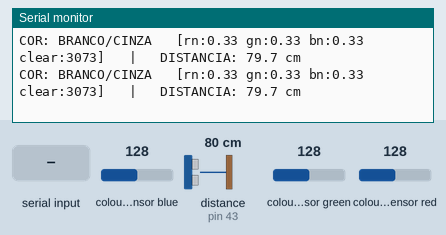
The sketch below on a simulated Arduino Mega 2560, built with avr-gcc and run on an emulated ATmega2560. Shown: the last lines printed to the serial monitor. Wiring (inferred from the names in the program): ultrasonic range finder: trigger pin 41; echo pin 43. The inputs (shaded band) are chosen by the test bench; at power-on: colour sensor blue 128, colour sensor green 128, distance to the obstacle (sensor on pin 43) 80 cm, colour sensor red 128. The echo pulse lasts 58.3 µs per cm.

Above: at 1.2 s.
1.3 s: colour sensor blue set to 5
At 2.03 s:
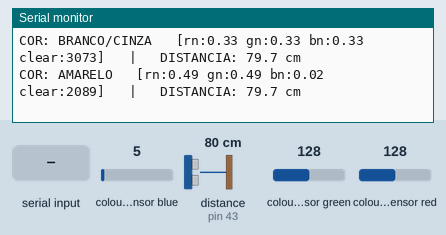
3.6 s: "r" received over Serial
At 4.1 s:
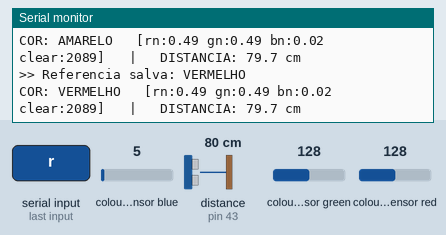
5.3 s: colour sensor green set to 5
At 5.76 s:
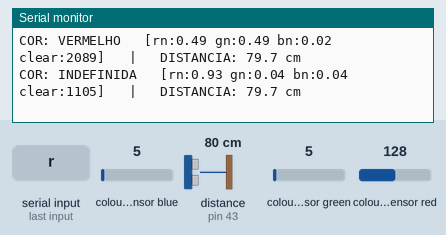
7.4 s: distance to the obstacle (sensor on pin 43) set to 35 cm
At 7.41 s:
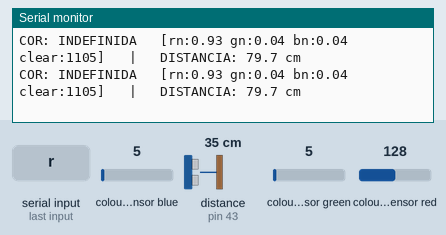
10.4 s: "g" received over Serial
At 11.06 s:
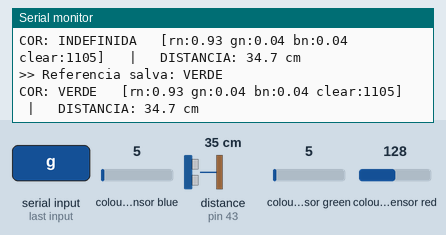

The sketch:

teste_sensores.ino
```cpp
/*
  =====================================================================
  Teste de sensores: COR (TCS34725) + DISTANCIA (HC-SR04)
  Placa: Arduino Mega 2560
  ---------------------------------------------------------------------
  Ligacoes:
    TCS34725 : VIN->5V   GND->GND   SDA->20   SCL->21
    HC-SR04  : VCC->5V   GND->GND   Trig->41  Echo->43
  ---------------------------------------------------------------------
  Cores reconhecidas: VERMELHO, VERDE, AZUL, AMARELO
  ---------------------------------------------------------------------
  Abra o Monitor Serial em 115200 baud.

  CALIBRACAO (recomendada) - aponte o sensor para cada cor, a uns
  1-2 cm de distancia, e envie pela Serial a tecla correspondente:
      r  -> salva a referencia do VERMELHO
      g  -> salva a referencia do VERDE
      b  -> salva a referencia do AZUL
      y  -> salva a referencia do AMARELO
      p  -> mostra as referencias atuais
  As referencias ficam na memoria ate desligar/resetar o Arduino.
  =====================================================================
*/

#include <Wire.h>
#include "Adafruit_TCS34725.h"

// ----------------------- Configuracoes -------------------------------
const uint8_t TRIG_PIN = 41;
const uint8_t ECHO_PIN = 43;

// Sensor de cor. Se o canal "clear" ficar perto de 65535 (saturado),
// troque TCS34725_GAIN_4X por TCS34725_GAIN_1X.
Adafruit_TCS34725 tcs = Adafruit_TCS34725(TCS34725_INTEGRATIONTIME_50MS,
                                          TCS34725_GAIN_4X);

// Limiares - ajuste observando os numeros impressos no Serial.
const uint16_t CLEAR_MIN = 60;     // abaixo disso: escuro / sem objeto
const float    SAT_MIN   = 0.045;  // abaixo disso: superficie branca/cinza
const float    DIST_MAX  = 0.20;   // acima disso: cor nao reconhecida

// ----------------------- Referencias de cor --------------------------
// Cada cor e guardada como cromaticidade [rn, gn, bn] (somam ~1), o que
// deixa a leitura quase independente do brilho. Os valores abaixo sao
// aproximados: CALIBRE pela Serial para ter boa precisao.
const char* nomeCor[4] = { "VERMELHO", "VERDE", "AZUL", "AMARELO" };
float refCor[4][3] = {
  { 0.55, 0.27, 0.18 },   // VERMELHO
  { 0.27, 0.50, 0.23 },   // VERDE
  { 0.22, 0.33, 0.45 },   // AZUL
  { 0.45, 0.42, 0.13 }    // AMARELO
};

// =====================================================================
void setup() {
  Serial.begin(115200);
  while (!Serial) delay(10);

  pinMode(TRIG_PIN, OUTPUT);
  pinMode(ECHO_PIN, INPUT);
  digitalWrite(TRIG_PIN, LOW);

  Wire.begin();
  if (!tcs.begin()) {
    Serial.println(F("ERRO: TCS34725 nao encontrado. Cheque SDA(20)/SCL(21)/5V/GND."));
    while (1) delay(10);
  }

  Serial.println(F("=== Teste TCS34725 + HC-SR04 ==="));
  Serial.println(F("Calibre enviando r/g/b/y apontando cada cor. 'p' mostra as referencias."));
  Serial.println();
}

// ------------------- Leitura do sensor de cor ------------------------
// Devolve a cromaticidade (rn, gn, bn) e o canal clear.
void lerCor(float &rn, float &gn, float &bn, uint16_t &clear) {
  uint16_t r, g, b, c;
  tcs.getRawData(&r, &g, &b, &c);   // ja aguarda o tempo de integracao
  clear = c;
  float soma = (float)r + (float)g + (float)b;
  if (soma < 1.0) soma = 1.0;       // evita divisao por zero
  rn = r / soma;
  gn = g / soma;
  bn = b / soma;
}

// Indice da referencia mais proxima da cor lida (e a distancia ate ela).
int idxMaisProximo(float rn, float gn, float bn, float &menorDist) {
  int idx = 0;
  menorDist = 1e9;
  for (int i = 0; i < 4; i++) {
    float dr = rn - refCor[i][0];
    float dg = gn - refCor[i][1];
    float db = bn - refCor[i][2];
    float d  = sqrt(dr * dr + dg * dg + db * db);
    if (d < menorDist) { menorDist = d; idx = i; }
  }
  return idx;
}

// Classifica a cor lida.
const char* classificarCor(float rn, float gn, float bn,
                           uint16_t clear, float &distRef) {
  distRef = 0;
  if (clear < CLEAR_MIN) return "ESCURO/SEM OBJETO";

  // saturacao = distancia ate o ponto neutro (cinza)
  const float n = 0.3333;
  float sat = sqrt((rn - n) * (rn - n) +
                   (gn - n) * (gn - n) +
                   (bn - n) * (bn - n));
  if (sat < SAT_MIN) return "BRANCO/CINZA";

  int idx = idxMaisProximo(rn, gn, bn, distRef);
  if (distRef > DIST_MAX) return "INDEFINIDA";
  return nomeCor[idx];
}

// ------------------- Leitura do HC-SR04 ------------------------------
float umaLeituraCm() {
  digitalWrite(TRIG_PIN, LOW);
  delayMicroseconds(3);
  digitalWrite(TRIG_PIN, HIGH);
  delayMicroseconds(10);
  digitalWrite(TRIG_PIN, LOW);

  unsigned long dur = pulseIn(ECHO_PIN, HIGH, 25000UL); // timeout ~4 m
  if (dur == 0) return -1.0;                            // nada detectado
  return dur * 0.0343 / 2.0;                            // som a 343 m/s
}

// Mediana de 3 leituras, para reduzir ruido do ultrassom.
float lerDistanciaCm() {
  float v[3];
  for (uint8_t i = 0; i < 3; i++) { v[i] = umaLeituraCm(); delay(15); }
  if (v[0] > v[1]) { float t = v[0]; v[0] = v[1]; v[1] = t; }
  if (v[1] > v[2]) { float t = v[1]; v[1] = v[2]; v[2] = t; }
  if (v[0] > v[1]) { float t = v[0]; v[0] = v[1]; v[1] = t; }
  return v[1];
}

// ------------------- Calibracao via Serial ---------------------------
void mostrarReferencias() {
  Serial.println(F(">> Referencias atuais [rn gn bn]:"));
  for (int i = 0; i < 4; i++) {
    Serial.print(F("   "));
    Serial.print(nomeCor[i]);
    Serial.print('\t');
    Serial.print(refCor[i][0], 3); Serial.print(' ');
    Serial.print(refCor[i][1], 3); Serial.print(' ');
    Serial.println(refCor[i][2], 3);
  }
}

void tratarSerial(float rn, float gn, float bn) {
  if (!Serial.available()) return;
  char c = Serial.read();
  int idx = -1;
  if      (c == 'r') idx = 0;
  else if (c == 'g') idx = 1;
  else if (c == 'b') idx = 2;
  else if (c == 'y') idx = 3;
  else if (c == 'p') { mostrarReferencias(); return; }
  else return;                       // ignora outras teclas (ex: Enter)

  refCor[idx][0] = rn;
  refCor[idx][1] = gn;
  refCor[idx][2] = bn;
  Serial.print(F(">> Referencia salva: "));
  Serial.println(nomeCor[idx]);
}

// =====================================================================
void loop() {
  float rn, gn, bn;
  uint16_t clear;
  lerCor(rn, gn, bn, clear);

  tratarSerial(rn, gn, bn);          // captura calibracao, se houver tecla

  float distRef;
  const char* cor = classificarCor(rn, gn, bn, clear, distRef);

  float dist = lerDistanciaCm();

  // ----- Saida no Monitor Serial -----
  Serial.print(F("COR: "));
  Serial.print(cor);
  Serial.print(F("   [rn:")); Serial.print(rn, 2);
  Serial.print(F(" gn:"));    Serial.print(gn, 2);
  Serial.print(F(" bn:"));    Serial.print(bn, 2);
  Serial.print(F(" clear:")); Serial.print(clear);
  Serial.print(F("]   |   DISTANCIA: "));
  if (dist < 0) Serial.print(F("fora de alcance"));
  else { Serial.print(dist, 1); Serial.print(F(" cm")); }
  Serial.println();

  delay(300);
}
```

Measured:
- after the input at 1.3 s, the serial monitor: prints a new line after 0.47 s (image 1)
- after the input at 3.6 s, the serial monitor: prints a new line after 0.18 s (image 2)
- after the input at 5.3 s, the serial monitor: prints a new line after 0.19 s (image 3)
- after the input at 10.4 s, the serial monitor: prints a new line after 0.35 s (image 5)
